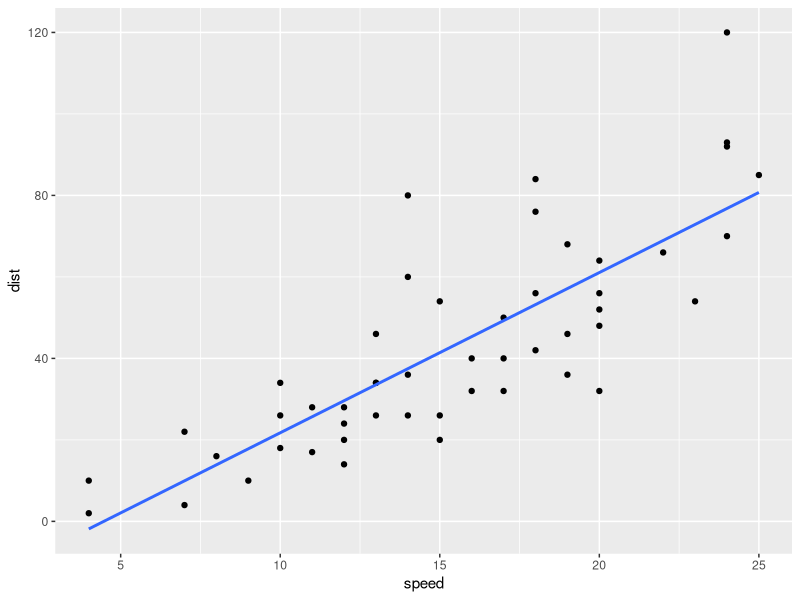
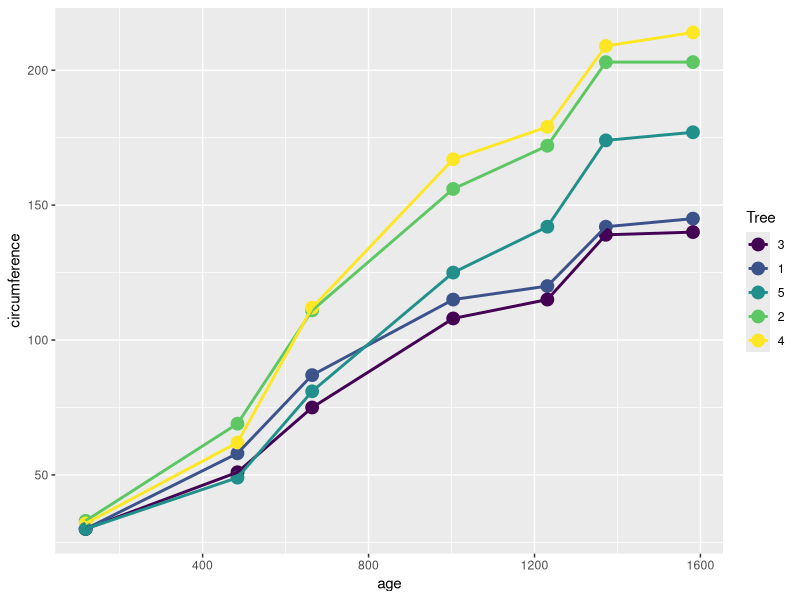
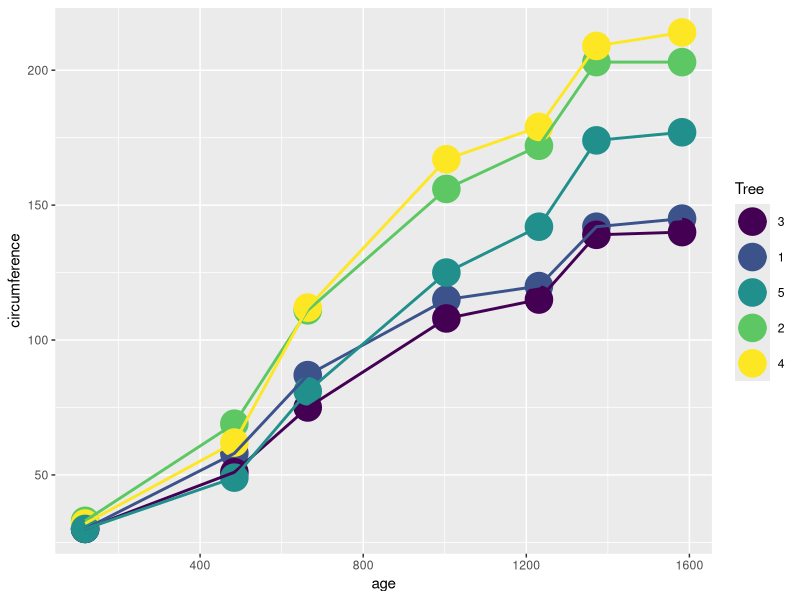
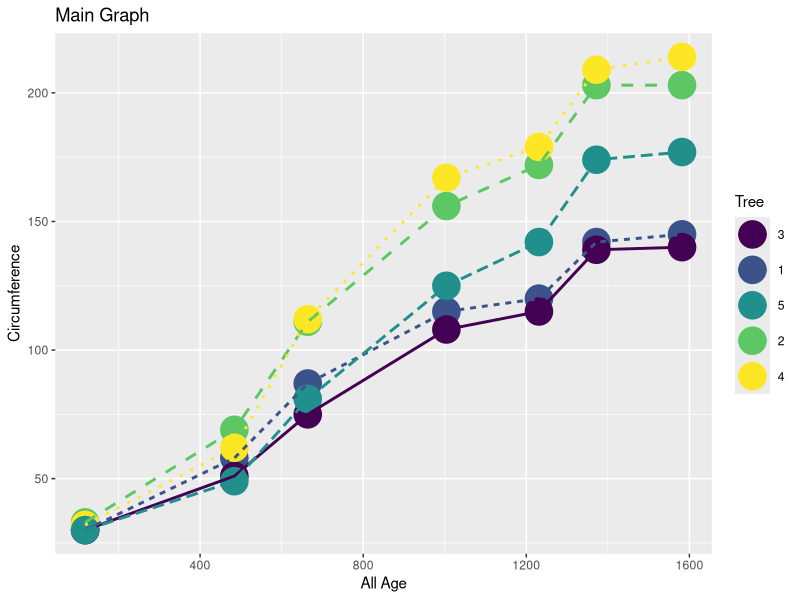
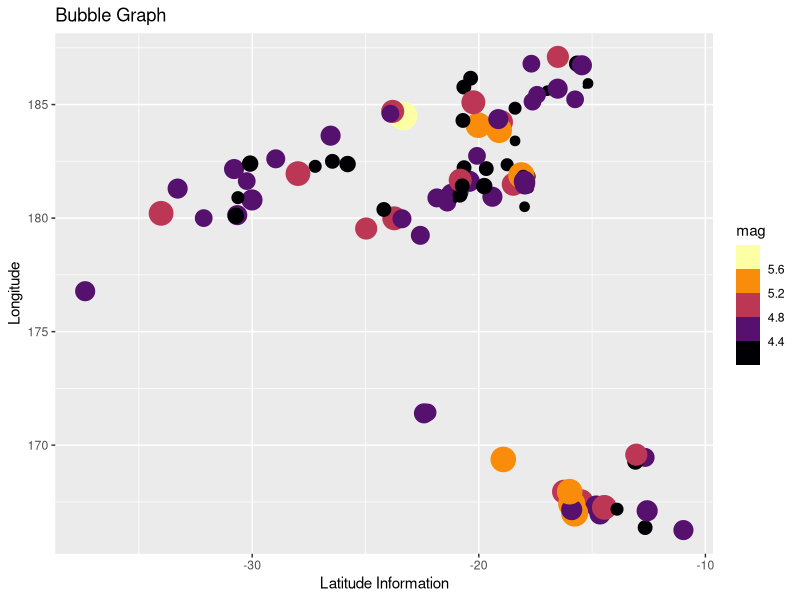
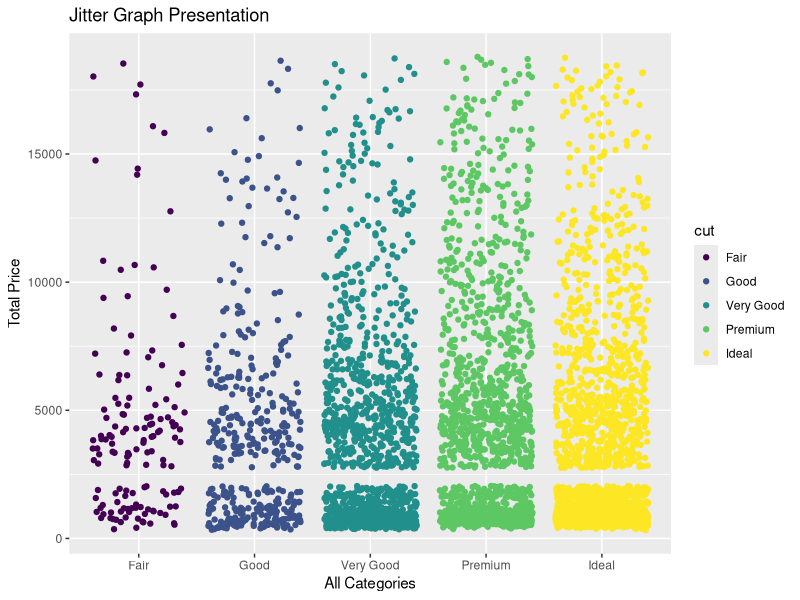
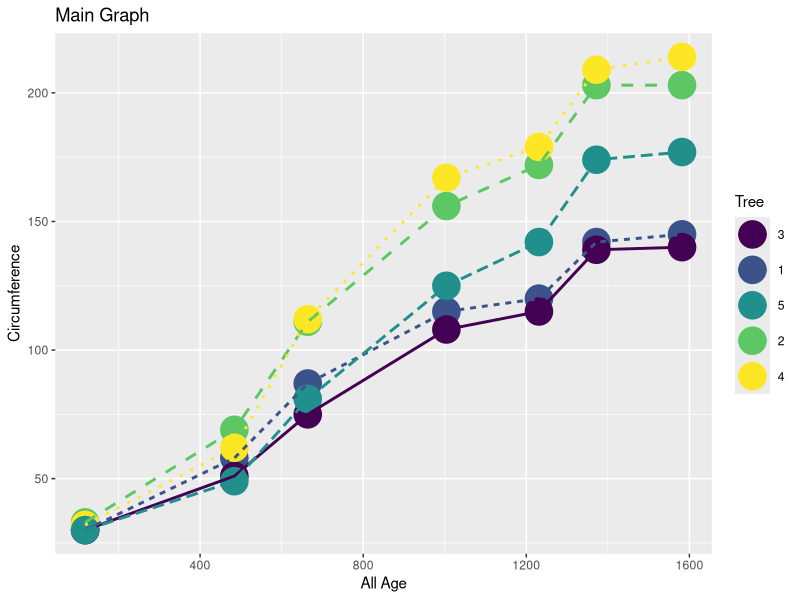
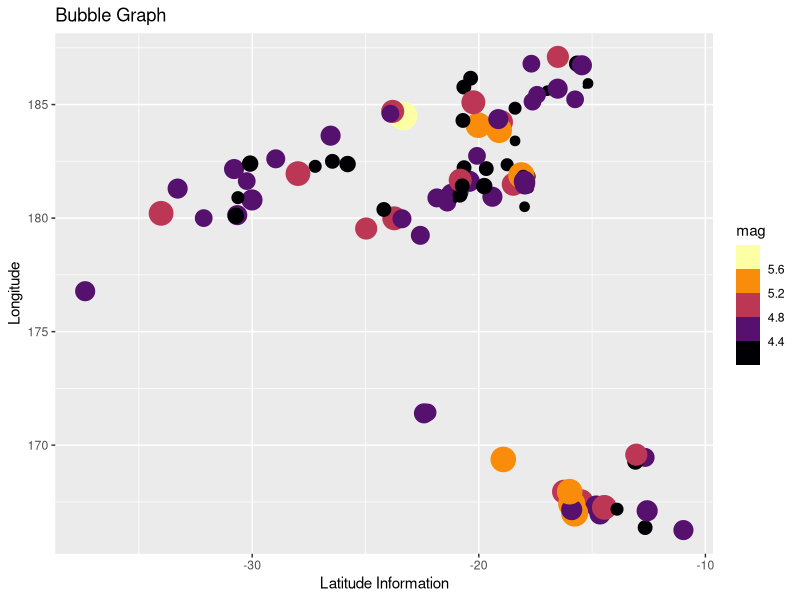

These figures' R source, in order:


library(ggplot2)
data("cars")
View(cars)

#-------se stands for standard error-----------

ggplot(data=cars, aes(x=speed, y=dist))+
  geom_point()+
  geom_smooth(method = "lm", se=F)


#------------scatter plot with multilines----------

data("orange")
data()
data("Orange")
View(Orange)

ggplot(Orange, aes(age,circumference, color=Tree))+
  geom_point(size=4, shape=19)+
  geom_line(type=1,size=1)

#----------seperate by shape---------------



ggplot(Orange, aes(age,circumference, color=Tree))+
  geom_point(size=9, shape=19, aes(shape=Tree))+
  geom_line(type=1, size=1)

ggplot(Orange, aes(age,circumference, color=Tree))+
  geom_point(size=9, shape=19, aes(shape=Tree))+
  geom_line(aes(linetype=Tree), size=1)+
  labs(x="All Age", y="Circumference", title="Main Graph")
  ggsave("scatter.pdf")

  #--------------bubble plot-----------------
  
  library(viridis)
  data("quakes")
View(quakes)  

#-------------selecting recording from 1 to 1000 with interval of 10 records


q<-quakes[seq(from=1, to= 1000, by=10),]

View(q)

#-----total numbers of rows? GUIDES WILL remove the size
# APPLY COLOR PALATE WITH VIRIDUS

nrow(q)

ggplot(data=q, aes(lat,long), color=mag)+
  geom_point(aes(size=mag, color=mag))+
  guides(size=F)+
  scale_colour_viridis_b(option="B")+
  scale_size_continuous(range=c(1,9))+
  labs(x="Latitude Information", y="Longitude", title="Bubble Graph")
  ggsave("scatter.jpg")


# Jitter Plot------------
  
  data("diamonds")
nrow(diamonds)
View(diamonds)

d1<-diamonds[seq(from=1, to=49000, by=10),]

nrow(d1)
View(d1)

ggplot(data=d1, aes(x=cut,y=price, color=cut))+ geom_jitter()+
  labs(x="All Categories", y="Total Price", title="Jitter Graph Presentation")
  ggsave("jiter.png")


